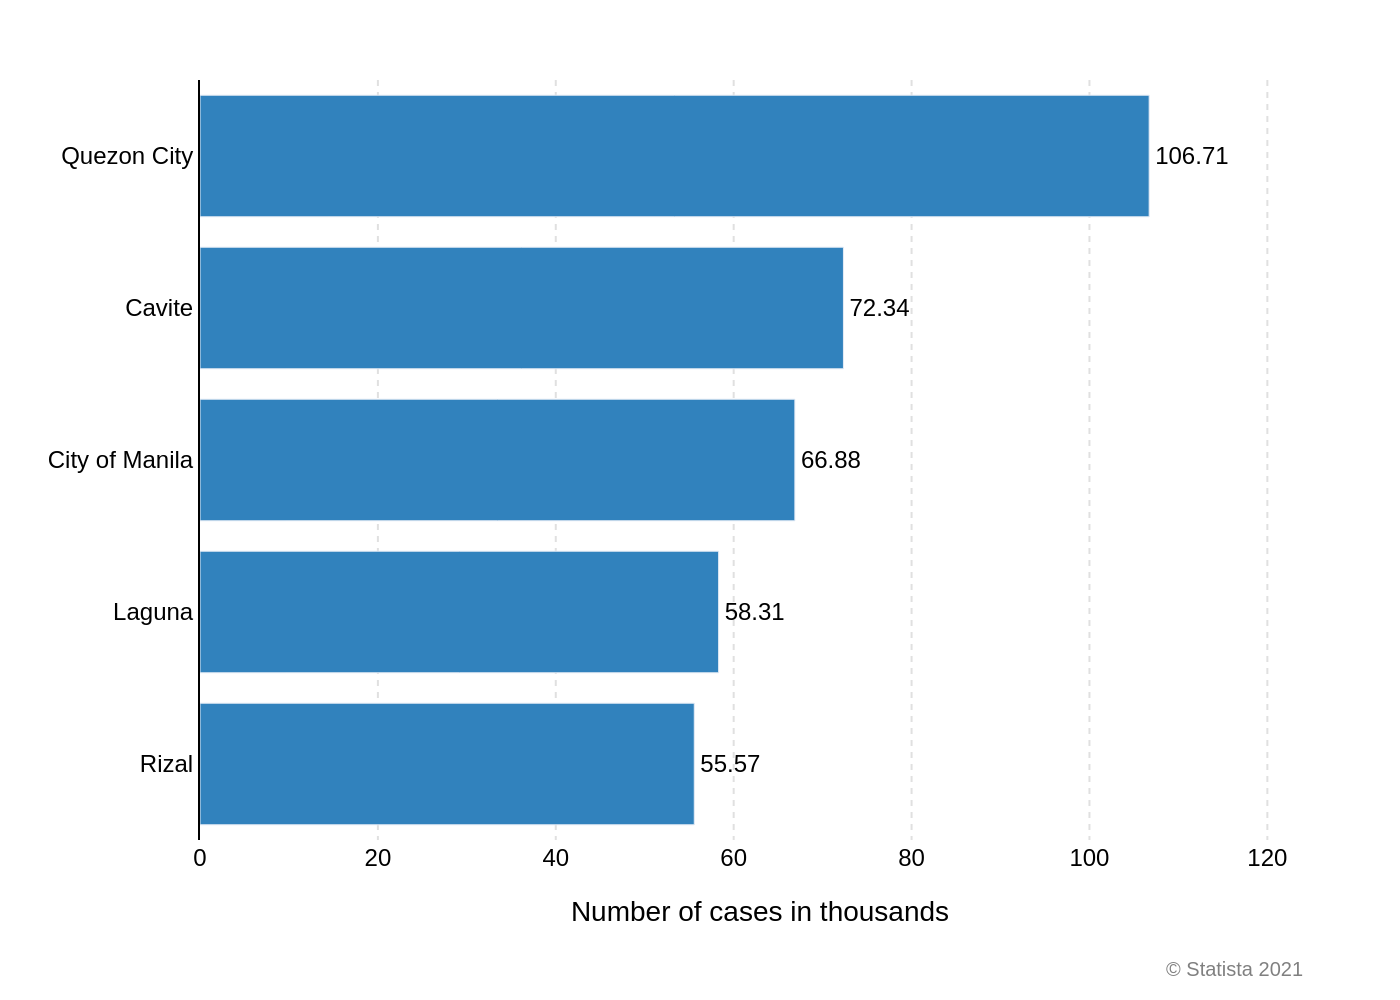

The script that drew this image:
import sys
import json
import pathlib
import plotly.graph_objects as go

if len(sys.argv) != 2:
    print("Usage: python script.py <path_to_json_file>")
    sys.exit(1)

json_path = sys.argv[1]
base_filename = pathlib.Path(json_path).stem
output_filename = f"{base_filename}.png"

try:
    with open(json_path, 'r', encoding='utf-8') as f:
        chart_info = json.load(f)
except FileNotFoundError:
    print(f"Error: JSON file not found at {json_path}")
    sys.exit(1)
except json.JSONDecodeError:
    print(f"Error: Could not decode JSON from {json_path}")
    sys.exit(1)

data = chart_info['chart_data'][0]
texts = chart_info['texts']
colors = chart_info['colors']

fig = go.Figure()

fig.add_trace(go.Bar(
    x=data['x'],
    y=data['y'],
    orientation='h',
    marker=dict(color=colors[0]),
    text=data['x'],
    textposition='outside',
    texttemplate='%{text:.2f}',
    cliponaxis=False
))

fig.update_layout(
    font=dict(family="Arial", size=12, color="black"),
    plot_bgcolor='white',
    paper_bgcolor='white',
    showlegend=False,
    margin=dict(l=100, r=40, t=40, b=80),
    xaxis=dict(
        title=texts['x_axis_title'],
        showgrid=True,
        gridcolor='#e0e0e0',
        griddash='dot',
        zeroline=False,
        showline=False,
        range=[0, max(data['x']) * 1.18]
    ),
    yaxis=dict(
        title=texts.get('y_axis_title'),
        showgrid=False,
        zeroline=False,
        showline=True,
        linecolor='black',
        linewidth=1
    ),
    annotations=[
        dict(
            text=texts['source'],
            showarrow=False,
            xref='paper',
            yref='paper',
            x=0.99,
            y=-0.15,
            xanchor='right',
            yanchor='top',
            align='right',
            font=dict(size=10, color='grey')
        )
    ]
)

fig.write_image(output_filename, scale=2)
print(f"Chart saved to {output_filename}")
